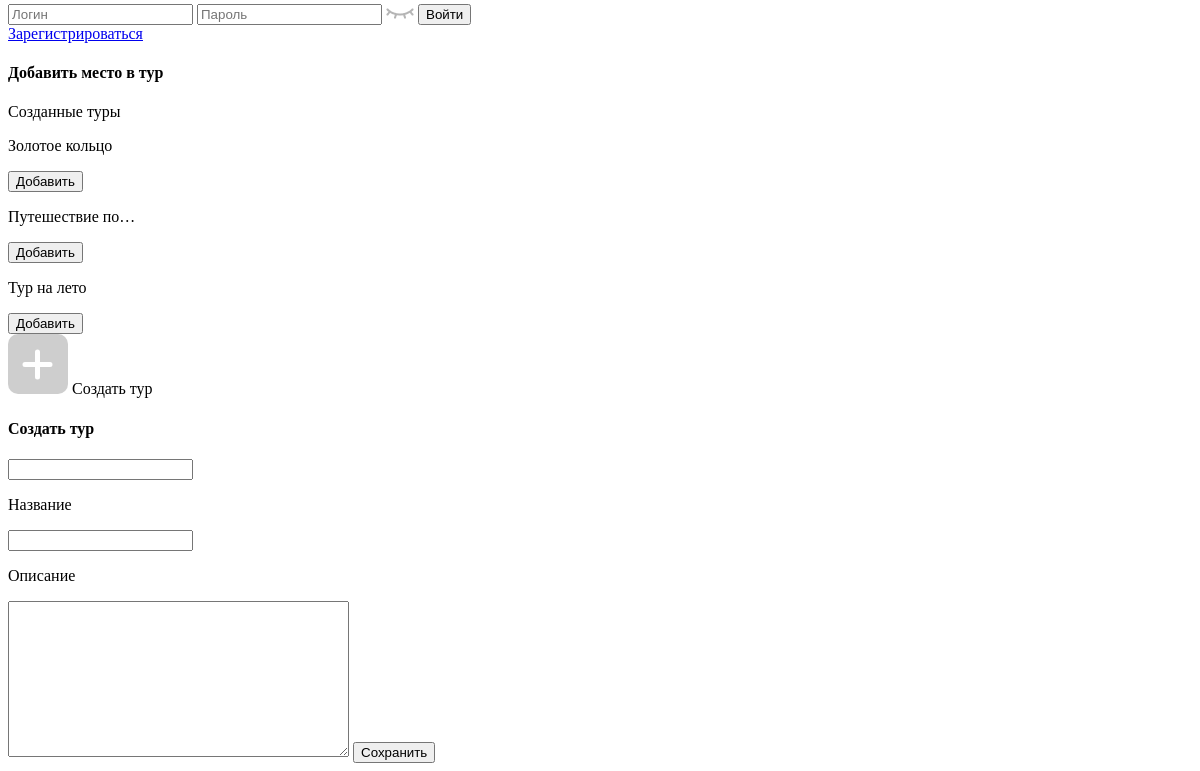
Before: / (lower part) with the older database file.
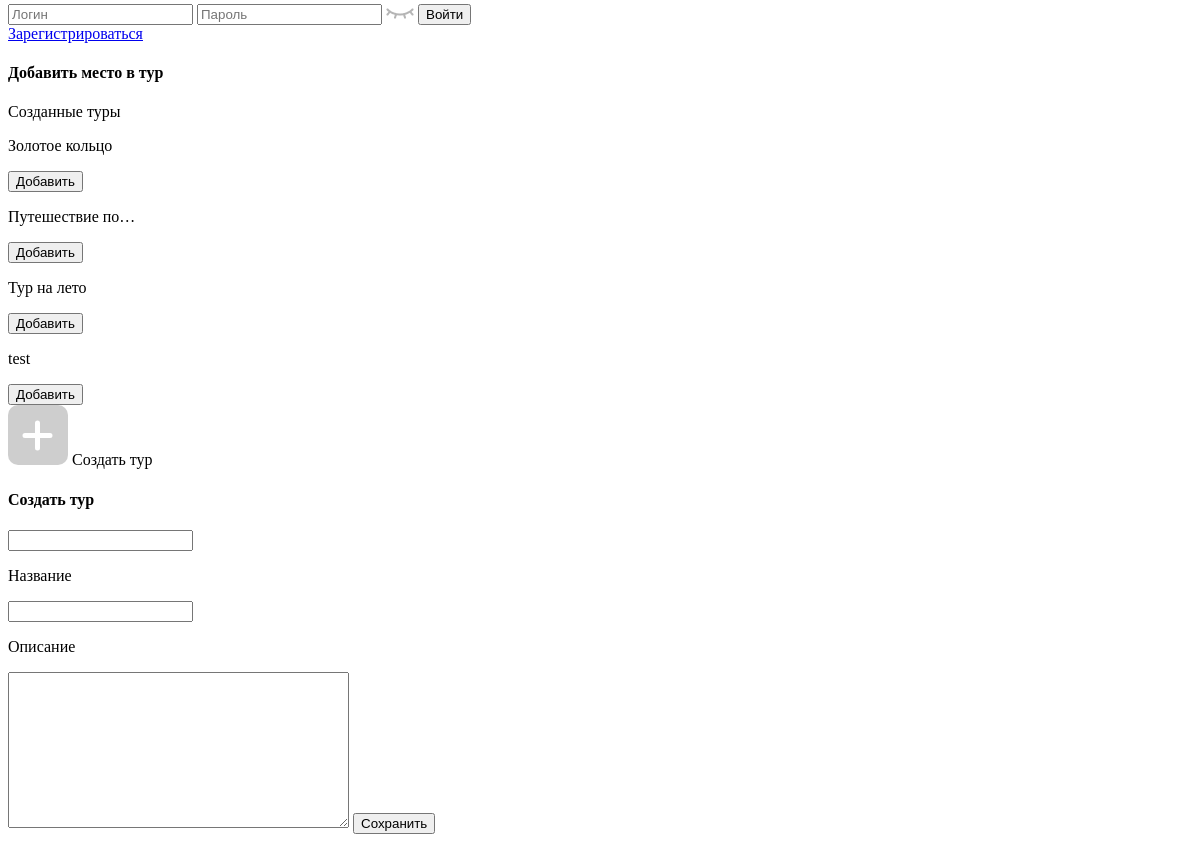
After: the same page with the newer database file.
### trip/models.py (models this page shows, shortened)
class UserTrip(models.Model):
    user = models.ForeignKey(MyUser, on_delete=models.CASCADE, verbose_name='Пользователь')
    title = models.CharField(max_length=255, verbose_name='Название')
    description = models.TextField(verbose_name='Описание', blank=True, null=True)
    def image(self):
        if self.userplace_set.exists():
            i = random.randint(0, self.userplace_set.filter(place__image__isnull=False).distinct().count() - 1)
            return self.userplace_set.filter(place__image__isnull=False).distinct()[i].place.image.all()[0]
        else:
            return None

### front/views.py (the view)
# urls.py: path('', front, name='front'),
def front(request):
    places = Place.objects.order_by("?").filter(image__isnull=False).distinct()[:8]
    trips = Trip.objects.all().order_by("?")[:3]
    user_trips = UserTrip.objects.all()
    user_trip_form = UserTripForm(request_user=request.user)
    images = Image.objects.all().order_by("?")[:8]
    return render(request, 'front/index.html', locals())

### trip/form.py (shortened to what this page needs)
class UserTripForm(forms.ModelForm):
    class Meta:
        model = UserTrip
        fields = ['title', 'description']
    def __init__(self, *args, **kwargs):
        self.request_user = kwargs.pop('request_user', None)
        super().__init__(*args, **kwargs)

### place/models.py (called while the page is built)
    def one_image(self):
        return self.image.all()[0]

### trip/models.py (called while the page is built)
    def image(self):
        i = random.randint(0, self.place.filter(image__isnull=False).distinct().count() - 1)
        return self.place.filter(image__isnull=False).distinct()[i].image.all()[0]

    def price(self):
        all_price = 0
        for place in self.place.all():
            all_price += place.price if place.price else 0
        return all_price

### templates/front/index.html (shortened to what this page needs)
<!DOCTYPE html>
<html lang="en">
<head>
    <link rel="stylesheet/less" type="text/css" href="/static/fonts/static/font.css">
    <link rel="stylesheet/less" type="text/css" href="/static/css/front/style.less">
</head>
<body>
{% block modalwindow %}
    <section class="modal-block">
        <div class="modal-window login-form">
            <form action="{% url 'login_user' %}" method="post">
                <label for="">
                    <input type="text" name="email" placeholder="Логин">
                </label>
                <label for="" class="password">
                    <input type="password" name="password1" placeholder="Пароль">
                    <img src="/static/img/front/eye.png" alt="">
                </label>
                <button>Войти</button>
            </form>
            <a href="{% url 'register' %}">Зарегистрироваться</a>
        </div>
        <div class="modal-window add-to-trip">
            <h4>Добавить место в тур</h4>
            <div>
                <span>Созданные туры</span>
                <div class="trips">
                    {% for trip in user_trips %}
                        <div>
                            <div>
                                <p>{{ trip.title|truncatechars:15 }}</p>
                                <button onclick="AddPlaceToTripModal(this, {{ trip.id }})">Добавить</button>
                            </div>
                        </div>
                    {% endfor %}
                    <div class="create-trip" onclick="CreateTripModal(this, $('.add-to-trip').attr('data-id_place'))">
                        <img src="/static/img/front/create_add.svg" alt="">
                        Создать тур
                    </div>
                </div>
            </div>
        </div>
        <div class="modal-window create-trip">
            <h4>Создать тур</h4>
            <form id="trip-form" action="{% url 'create_trip_add_place' %}" method="post">
                <div class="hidden">
                    <input type="text" name="place_id">
                </div>
                <label for="{{ user_trip_form.title.id_for_label }}">
                    <p>{{ user_trip_form.title.label }}</p>
                    {{ user_trip_form.title }}
                </label>
                <label for="{{ user_trip_form.description.id_for_label }}">
                    <p>{{ user_trip_form.description.label }}</p>
                    {{ user_trip_form.description }}
                </label>
                <button class="save-btn">Сохранить</button>
            </form>
        </div>
    </section>
{% endblock %}
</body>
</html>

Changed rows visible on the page:
added UserTrip: title "test"
